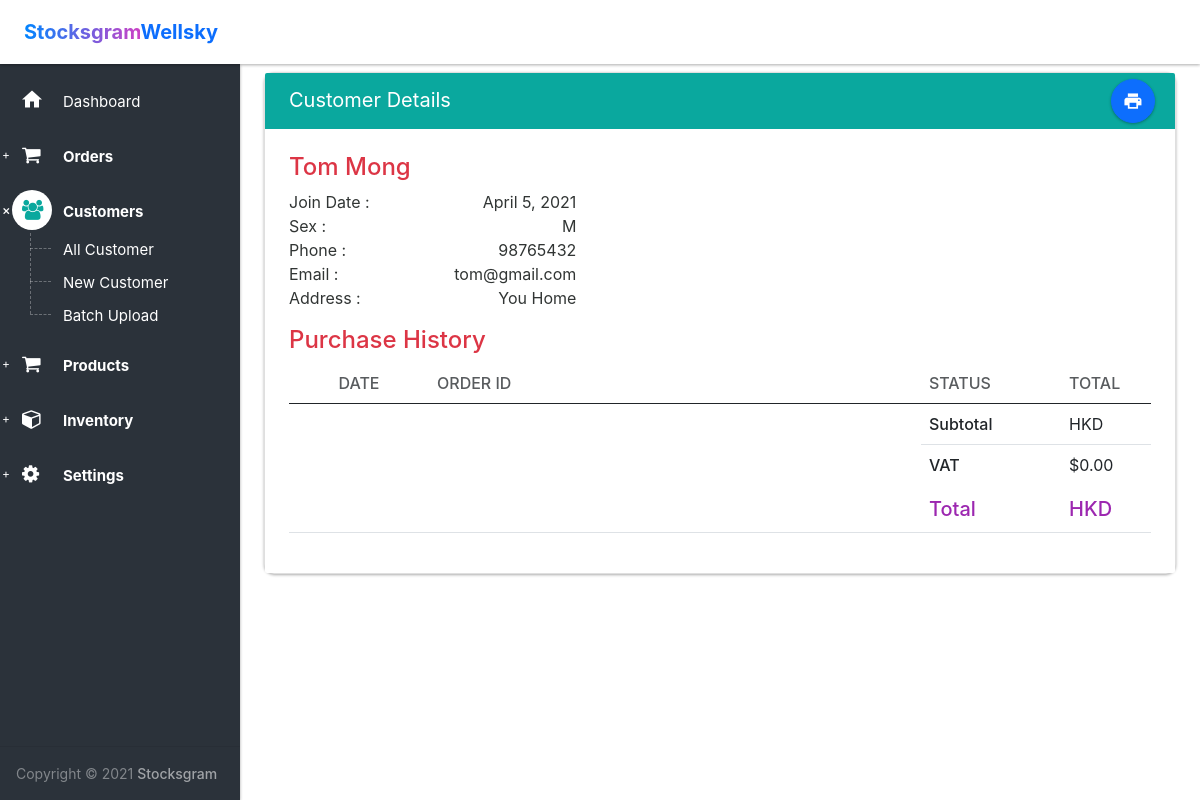
The app's page /customer/details/19/ (signed in) with its own data.
### customers/models.py (models this page shows, shortened)
class Customer(models.Model):
    TYPE = [('B2B', 'B2B'), ('B2C', 'B2C')]
    SEX = [('M', 'Male'), ('F', 'Female'), ('NA', 'NA')]
    customer_id = models.CharField(
        max_length=16, default=f"CUS-{shortuuid.uuid()[:12]}")
    type = models.CharField(max_length=3, choices=TYPE, default='B2C')
    sex = models.CharField(max_length=6, choices=SEX, default='NA')
    name = models.CharField(max_length=64)
    phone = models.CharField(max_length=20, blank=True, null=True)
    email = models.EmailField(blank=True, null=True)
    address = models.CharField(max_length=128, blank=True, null=True)
    join_date = models.DateField(auto_now_add=True)

### customers/views.py (the view)
# urls.py: url('details/(?P<customers_id>\d+)/$', views.show, name='customer_show')
@login_required
def show(request, customers_id):
    customer = Customer.objects.get(id=customers_id)
    return render(request, 'customers/detail.html', {'customer': customer})

### templates/customers/detail.html (shortened to what this page needs)
{% extends 'layout.html' %} {% load static %}
{% block body %}
<section>
  <div class="section-body">
    <div class="row">
      <div class="col-lg-12 mt-md-5">
        <div class="card card-printable">
          <div class="card-head style-primary">
            <header>Customer Details</header>
            <div class="tools">
              <div class="btn-group">
                <a
                  class="btn btn-floating-action btn-primary"
                  href="javascript:void(0);"
                  onclick="javascript:window.print();"
                  ><i class="md md-print"></i
                ></a>
              </div>
            </div>
          </div>
          <div class="card-body style-default-bright" id="print">
            <div class="row">
              <h4 class="text-danger">{{ customer.name }}</h4>
            </div>
            <div class="col-md-4">
              <div class="well">
                <div class="clearfix">
                  <div class="pull-left">Join Date :</div>
                  <div class="pull-right">{{ customer.join_date }}</div>
                </div>
                <div class="clearfix">
                  <div class="pull-left">Sex :</div>
                  <div class="pull-right">{{ customer.sex }}</div>
                </div>
                <div class="clearfix">
                  <div class="pull-left">Phone :</div>
                  <div class="pull-right">{{ customer.phone }}</div>
                </div>
                <div class="clearfix">
                  <div class="pull-left">Email :</div>
                  <div class="pull-right">{{ customer.email }}</div>
                </div>
                <div class="clearfix">
                  <div class="pull-left">Address :</div>
                  <div class="pull-right">{{ customer.address }}</div>
                </div>
              </div>
            </div>
            <div class="row mt-3">
              <div class="col-md-12">
                <h4 class="text-danger">Purchase History</h4>
                <table class="table">
                  <thead>
                    <tr>
                      <th style="width: 140px" class="text-center">DATE</th>
                      <th class="text-left">ORDER ID</th>
                      <th style="width: 140px" class="text-right">STATUS</th>
                      <th style="width: 90px" class="text-right">TOTAL</th>
                    </tr>
                  </thead>
                  <tbody>
                    <tr>
                      <td colspan="2" rowspan="4"></td>
                      <td class="text-right"><strong>Subtotal</strong></td>
                      <td class="text-right">HKD</td>
                    </tr>
                    <tr>
                      <td class="text-right hidden-border">
                        <strong>VAT</strong>
                      </td>
                      <td class="text-right hidden-border">$0.00</td>
                    </tr>
                    <tr>
                      <td class="text-right">
                        <strong class="text-lg text-accent">Total</strong>
                      </td>
                      <td class="text-right">
                        <strong class="text-lg text-accent"
                          >HKD {{ customer.amount }}</strong
                        >
                      </td>
                    </tr>
                  </tbody>
                </table>
              </div>
            </div>
          </div>
        </div>
      </div>
    </div>
  </div>
</section>
{% endblock %}

### static/css/style.css (style rules this page uses)
body { font-family: AvenirNextLTW02-Medium, -apple-system, BlinkMacSystemFont, Segoe UI, Roboto, Helvetica Neue, Arial, sans-serif, Apple Color Emoji, Segoe UI Emoji, Segoe UI Symbol; }
html,body { margin: 0; padding: 0; height: 100%; }

### records on screen
Customer: name "Tom Mong", join_date "April 5, 2021", sex "M", phone "98765432", email "tom@gmail.com", address "You Home"
